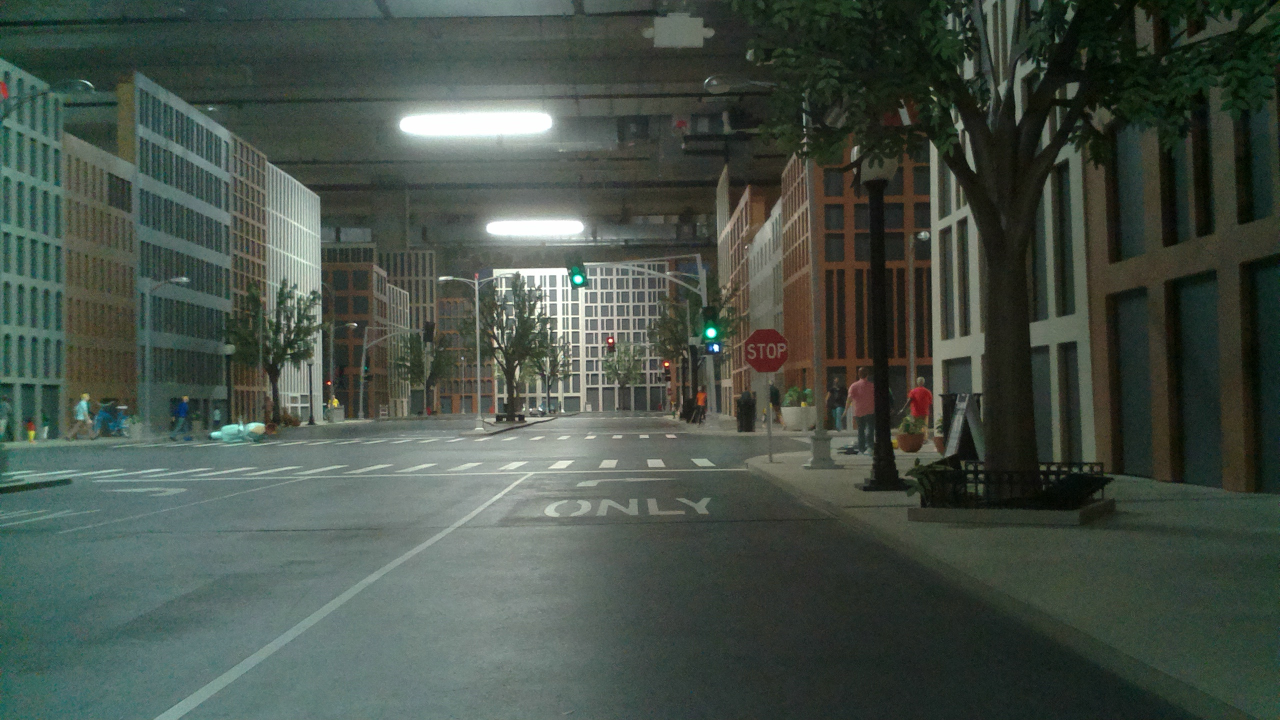
#> input picture ws_ros2_opencv/src/ros2_opencv/ros2_opencv/image.jpg, 2560 x 1440 px (shown at 1/2 size)
$ python canny_detect.py
#> lines starting #> are read from the running program, lines starting #| are printed output that depends on the picture; after the words box and inside, x2 and y2 are one past the last pixel; in counts of white or black regions, pixels touching at a corner belong together
import cv2
import numpy as np

def callback(x):
    pass  # Callback function for trackbars, required by OpenCV

# Read and resize the input image
image = cv2.imread('image.jpg')
#> image is the input picture: shape (1440, 2560, 3); mean B, G, R 71.7, 80.4, 69.9
image = cv2.resize(image, (320, 320))
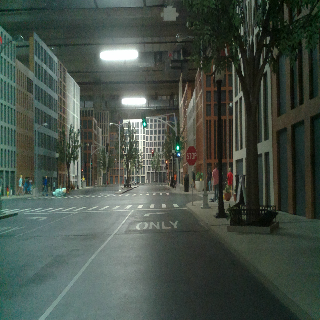
#> image: shape (320, 320, 3); mean B, G, R 71.7, 80.4, 69.9

# Convert to HSV and apply a color threshold to detect brownish areas
hsv_image = cv2.cvtColor(image, cv2.COLOR_BGR2HSV)
#> hsv_image: shape (320, 320, 3); mean H, S, V 60.4, 59.2, 81.5
lower_brown = np.array([10, 100, 20])  # Adjust these values for the brownish area
upper_brown = np.array([20, 255, 200])  # Adjust these values for the brownish area
mask_brown = cv2.inRange(hsv_image, lower_brown, upper_brown)
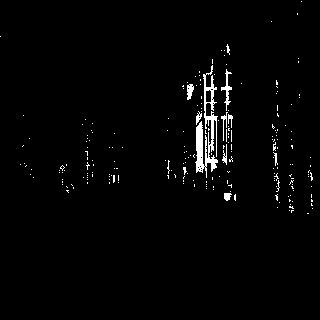
#> mask_brown: shape (320, 320); 2% white; 214 white regions (204 under 20 px), largest, box (x1, y1, x2, y2) and area: (195, 65, 218, 178) 968, (221, 69, 232, 111) 132, (187, 84, 194, 100) 78
highlighted_image = cv2.bitwise_and(image, image, mask=mask_brown)
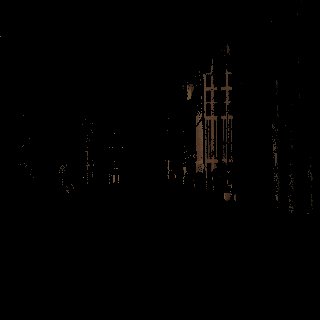
#> highlighted_image: shape (320, 320, 3); mean B, G, R 0.8, 1.1, 1.5

# Convert to grayscale and apply histogram equalization
gray_image = cv2.cvtColor(image, cv2.COLOR_BGR2GRAY)
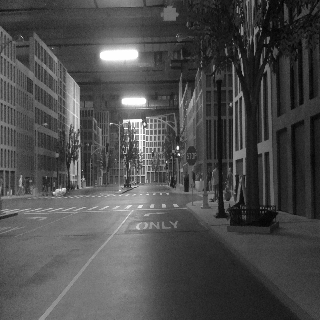
#> gray_image: shape (320, 320); min 2, max 255, mean 76.3
equalized_image = cv2.equalizeHist(gray_image)
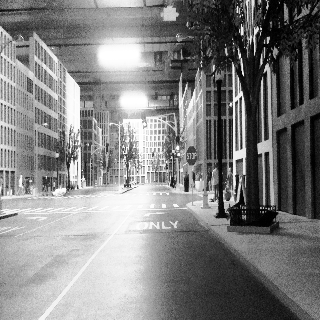
#> equalized_image: shape (320, 320); min 0, max 255, mean 128.4

# Create a window and trackbars for adjusting Canny thresholds
cv2.namedWindow('image')
cv2.createTrackbar('L', 'image', 0, 255, callback)  # Lower threshold trackbar
cv2.createTrackbar('U', 'image', 0, 255, callback)  # Upper threshold trackbar

while True:
    # Get current positions of the trackbars
    l = cv2.getTrackbarPos('L', 'image')
    u = cv2.getTrackbarPos('U', 'image')

    # Apply Canny edge detection with current threshold values
    cannied_image = cv2.Canny(equalized_image, l, u)
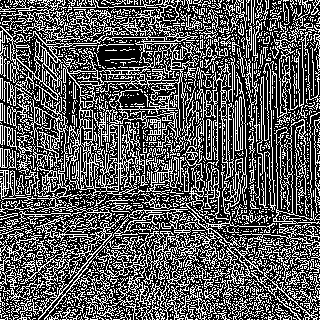
#> cannied_image: shape (320, 320); 35.3% white in thin lines or dots

    # Concatenate the original, equalized, and Canny images side by side
    original_bgr = cv2.cvtColor(image, cv2.COLOR_RGB2BGR)
    equalized_bgr = cv2.cvtColor(equalized_image, cv2.COLOR_GRAY2BGR)
    cannied_bgr = cv2.cvtColor(cannied_image, cv2.COLOR_GRAY2BGR)
#> cannied_bgr: shape (320, 320, 3); 35.3% white in thin lines or dots
    numpy_horizontal_concat = np.concatenate((original_bgr, equalized_bgr, cannied_bgr), axis=1)
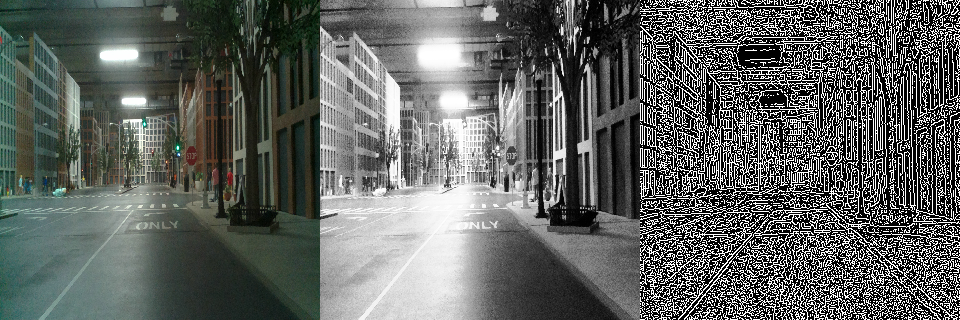
#> numpy_horizontal_concat: shape (320, 960, 3); mean R, G, B 96.1, 99.6, 96.7

    # Display the concatenated image
    cv2.imshow('image', numpy_horizontal_concat)

    # Break the loop when the Escape key is pressed
    k = cv2.waitKey(1) & 0xFF
#> (key Esc is pressed here)
    if k == 27:  # Escape key
        break

# Destroy all windows
cv2.destroyAllWindows()
